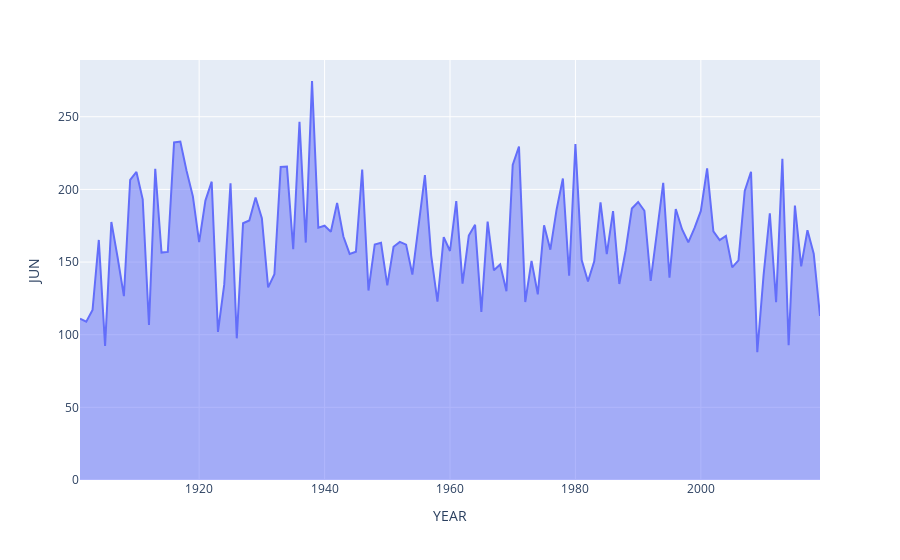

Here is the notebook cell this chart was saved with:
### Code cell
px.area(df, x=df.index, y='JUN')
